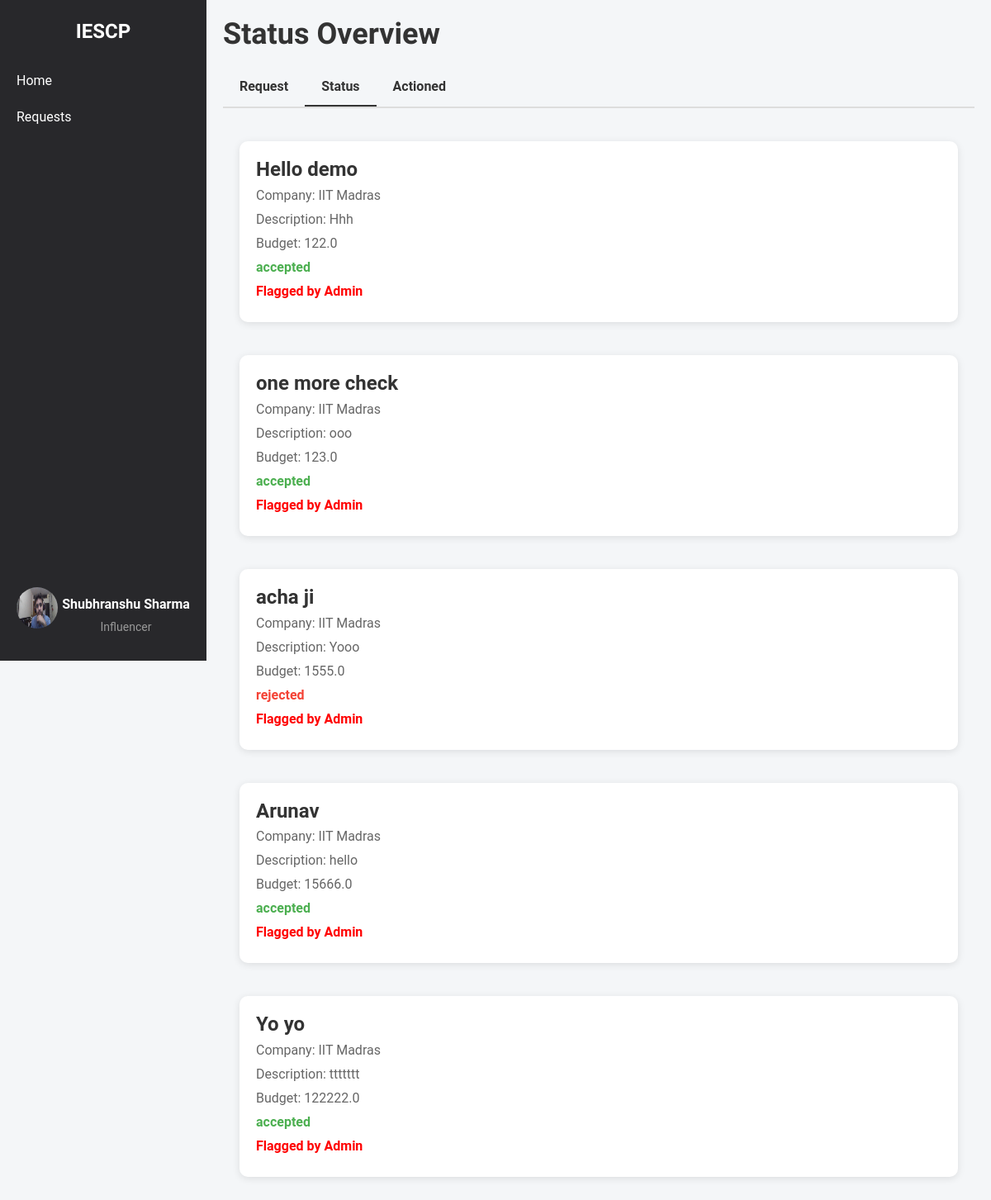
Before: /influencer/campaign/request_status (signed in) with the older database file.
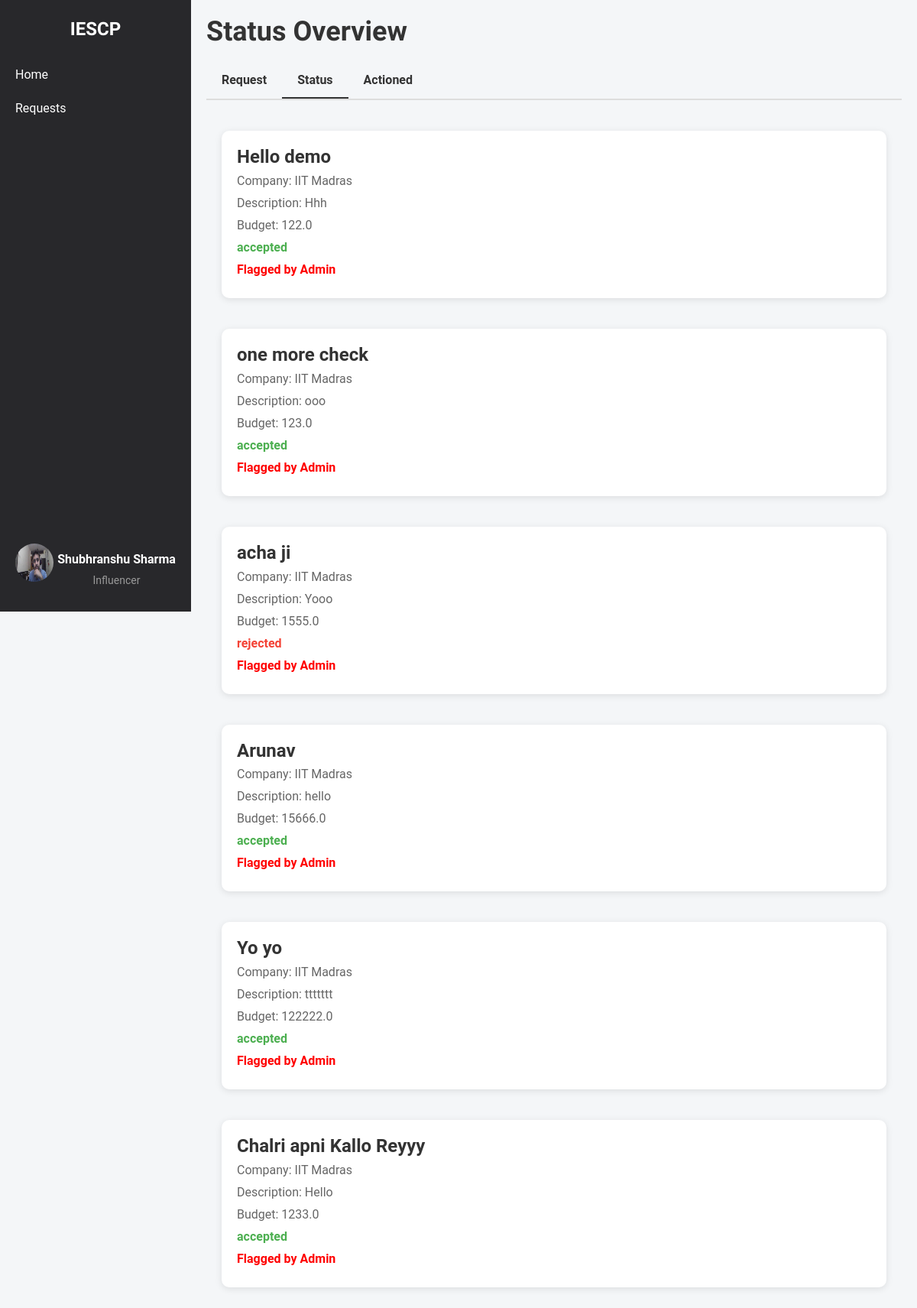
After: the same page with the newer database file.
### models.py (models this page shows, shortened)
class InterestedCampaigns(db.Model):
    __tablename__ = 'interested_campaigns'
    id = db.Column(db.Integer, primary_key=True)
    influencer_id = db.Column(
        db.Integer,
        db.ForeignKey('influencers.id', name='fk_influencer_id'),
        nullable=False
    )
    campaign_id = db.Column(
        db.Integer,
        db.ForeignKey('campaign.id', name='fk_campaign_id'),
        nullable=False
    )
    company_id = db.Column(
        db.Integer,
        db.ForeignKey('company.id', name='fk_company_id'),
        nullable=False
    )
    expressed_at = db.Column(db.DateTime, nullable=False, default=datetime.utcnow)
    status = db.Column(db.String(50), nullable=False, default='pending')
    influencer = db.relationship('Influencer', backref=db.backref('interested_campaigns', lazy=True))
    campaign = db.relationship('Campaign', backref=db.backref('interested_influencers', lazy=True))
    company = db.relationship('Company', backref=db.backref('company_interests', lazy=True))

class Campaign(db.Model):
    __tablename__ = 'campaign'
    id = db.Column(db.Integer, primary_key=True)
    title = db.Column(db.String(200), nullable=False)
    description = db.Column(db.Text, nullable=False)
    budget = db.Column(db.Float, nullable=False)
    start_date = db.Column(db.Date, nullable=False)
    end_date = db.Column(db.Date, nullable=False)
    company_id = db.Column(db.Integer, db.ForeignKey('company.id'), nullable=False)
    admin_id = db.Column(db.Integer, db.ForeignKey('admin.id'), nullable=False, default=1)
    status = db.Column(db.String(50), nullable=False, default='pending')
    category = db.Column(db.String(255), nullable=False)
    created_at = db.Column(db.DateTime, nullable=False, default=datetime.utcnow)
    visibility = db.Column(db.String(50), nullable=False, default='public')
    influencers = db.relationship('Influencer', secondary=influencer_campaign_association, back_populates='campaigns')
    is_flag = db.Column(db.Boolean, nullable=False, default=False)

class Company(db.Model):
    __tablename__ = 'company'
    id = db.Column(db.Integer, primary_key=True)
    company_name = db.Column(db.String(100), nullable=False)
    username = db.Column(db.String(50), unique=True, nullable=False)
    email = db.Column(db.String(120), unique=True, nullable=False)
    password_hash = db.Column(db.String(128), nullable=False)
    phone_number = db.Column(db.String(20), nullable=False)
    address = db.Column(db.String(200), nullable=False)
    industry = db.Column(db.String(100), nullable=False)
    other_industry = db.Column(db.String(100), nullable=True)
    website = db.Column(db.String(200), nullable=False)
    description = db.Column(db.Text, nullable=False)
    social_media_link = db.Column(db.String(200), nullable=False)
    logo = db.Column(db.String(200), nullable=False)
    campaigns = db.relationship('Campaign', backref='company', lazy=True)

### influencer_routes.py (the view)
@app.route('/influencer/campaign/request_status')
@influencer_auth_required
def request_status():
    user = Influencer.query.get(session['influencer_id'])
    interests = InterestedCampaigns.query.filter_by(influencer_id=user.id).all()
    return render_template('influencer_request_status.html', user=user, interests=interests)

### influencer_routes.py (called while the page is built)
def influencer_auth_required(func):
    @wraps(func)
    def func2(*args, **kwargs):
        if 'influencer_id' in session:
            return func(*args, **kwargs)
        else:
            flash("Please login first")
            return redirect(url_for('influencer_login'))
    return func2

### templates/influencer_request_status.html (shortened to what this page needs)
{% extends 'layout.html' %}
{% block content %}
    <div class="container-box">
        <div class="sidebar">
            <div class="logo">IESCP</div>
            <ul>
                <li><a href="{{ url_for('influencer_home') }}">Home</a></li>
                <li><a href="{{ url_for('influencer_campaign_requests') }}">Requests</a></li>
            </ul>
            <div class="profile">
                <a href="{{ url_for('influencer_dashboard') }}">
                    <img src="{{ url_for('static', filename='profile_upload/influencer/' + user.username + '/' + user.profile_picture) }}" alt="Profile Picture">
                    <div class="profile-name-category">
                        <span class="name">{{ user.name }}</span>
                        <span class="category">Influencer</span>
                    </div>
                </a>
            </div>
        </div>
        <div class="main-content">
            <h1>Status Overview</h1>
            <div class="tabs">
                <a href="{{ url_for('influencer_campaign_requests') }}" class="tab">Request</a>
                <a href="{{url_for('request_status')}}" class="tab active">Status</a>
                <a href="{{url_for('influencer_request_actioned')}}" class="tab">Actioned</a>
            </div>
            <div class="status-list">
                {% for interest in interests %}
                <div class="status-item">
                    <h3>{{ interest.campaign.title }}</h3>
                    <p>Company: {{ interest.company.company_name }}</p>
                    <p>Description: {{ interest.campaign.description }}</p>
                    <p>Budget: {{ interest.campaign.budget }}</p>
                    <p class="status {{ interest.status }}">{{ interest.status }}</p>
                    {% if interest.campaign.is_flag %}
                        <p style="color: red; font-weight: bold;">Flagged by Admin</p>
                    {% endif %}
                </div>
                {% endfor %}
            </div>
        </div>
    </div>
{% endblock %}

Changed rows visible on the page:
added InterestedCampaigns: campaign "Chalri apni Kallo Reyyy", company.company_name "IIT Madras", campaign.description "Hello", campaign.budget "1233.0", status "accepted"
